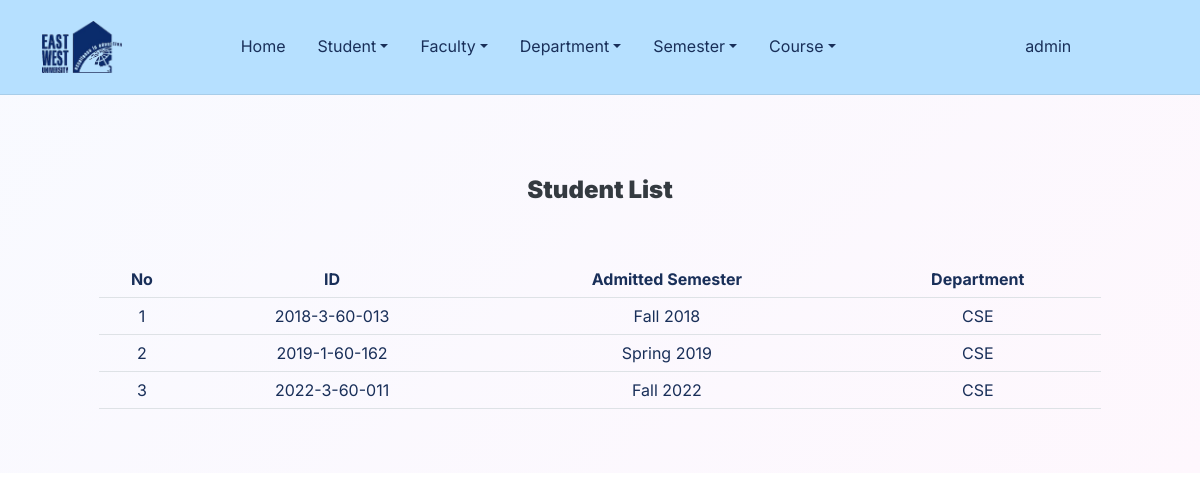
/studentlist/ (signed in), run on an earlier commit of the app's database.
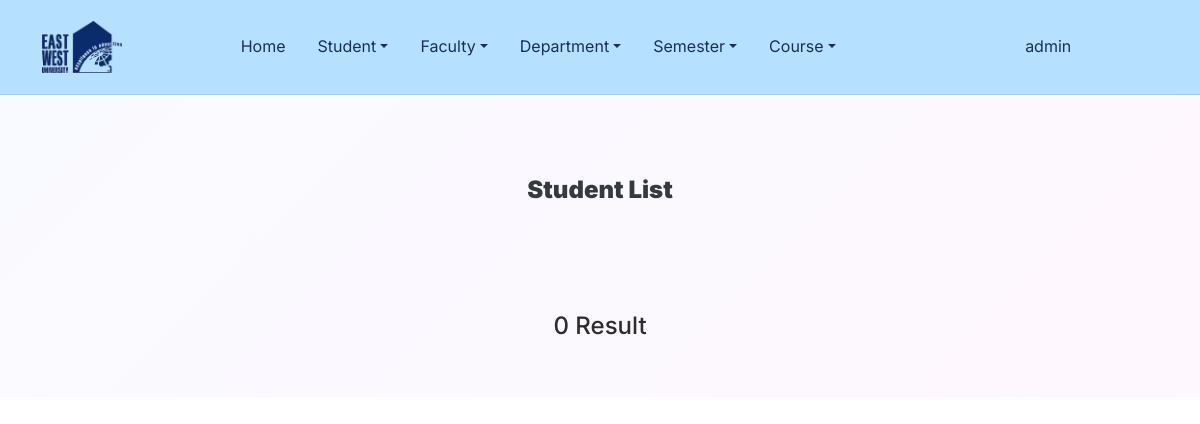
And on a later commit of the database.
### home/models.py (models this page shows, shortened)
class Student(models.Model):
    user = models.OneToOneField(User, on_delete=models.CASCADE, primary_key=True)
    dept = models.ForeignKey('advising.Department', verbose_name="Department", on_delete=models.CASCADE, default='')
    admitted_Semester = models.ForeignKey('advising.Create_Semester', on_delete=models.CASCADE, default='')

class User(AbstractUser):
    is_student = models.BooleanField(default=False)
    is_faculty = models.BooleanField(default=False)

### advising/models.py (models this page shows)
class Create_Semester(models.Model):
    semester = models.CharField(max_length=100, null=False, blank=False, primary_key=True)
    credit_rate = models.IntegerField( null=False, blank=False)
    def __str__(self):
        return self.semester

class Department(models.Model):
    name = models.CharField(max_length=100, null=False, blank=False, primary_key=True,default='')
    def __str__(self):
        return self.name

### home/views.py (the view)
# urls.py: path('studentlist/', views.StudentListView, name='student_list'),
def StudentListView(request):
    student = Student.objects.all();
    return render(request, 'home/student_list.html', {'std': student});

### templates/home/student_list.html (shortened to what this page needs)
{% extends 'home/base.html' %}
{% load crispy_forms_filters %}
{% load crispy_forms_tags %}
{% block content %}
    <header class="bg-primary-gradient pt-6">
        <div class="container">
            <div class="row pt-5">
                <div class="col-md-8 col-xl-6 text-center text-md-start mx-auto">
                    <div class="text-center pb-5"><h4 class="fw-bold text-dark mb-2"><strong>Student List</strong><br>
                    </h4></div>
                    <div class="text-center pb-5">
                        {% if std %}
                            <table class="table table-hover text-center">
                                <tr>
                                    <th>No</th>
                                    <th>ID</th>
                                    <th>Admitted Semester</th>
                                    <th>Department</th>
                                </tr>
                                {% for s in std %}
                                    <tr>
                                        <td>{{ forloop.counter }}</td>
                                        <td>{{ s.user }}</td>
                                        <td>{{ s.admitted_Semester }}</td>
                                        <td>{{ s.dept }}</td>
                                    </tr>
                                {% endfor %}
                            </table>
                        {% else %}
                            <br><br>
                            <h4>0 Result</h4>
                        {% endif %}
                    </div>
                </div>
            </div>
        </div></header>
{% endblock %}

What changed in the data, as far as the page shows it:
removed Student: user "2018-3-60-013", admitted_Semester "Fall 2018", dept "CSE"
removed Student: user "2019-1-60-162", admitted_Semester "Spring 2019", dept "CSE"
removed Student: user "2022-3-60-011", admitted_Semester "Fall 2022", dept "CSE"
Also different on the page:
text no longer shown: "No ID Admitted Semester Department"
text now shown: "0 Result"
